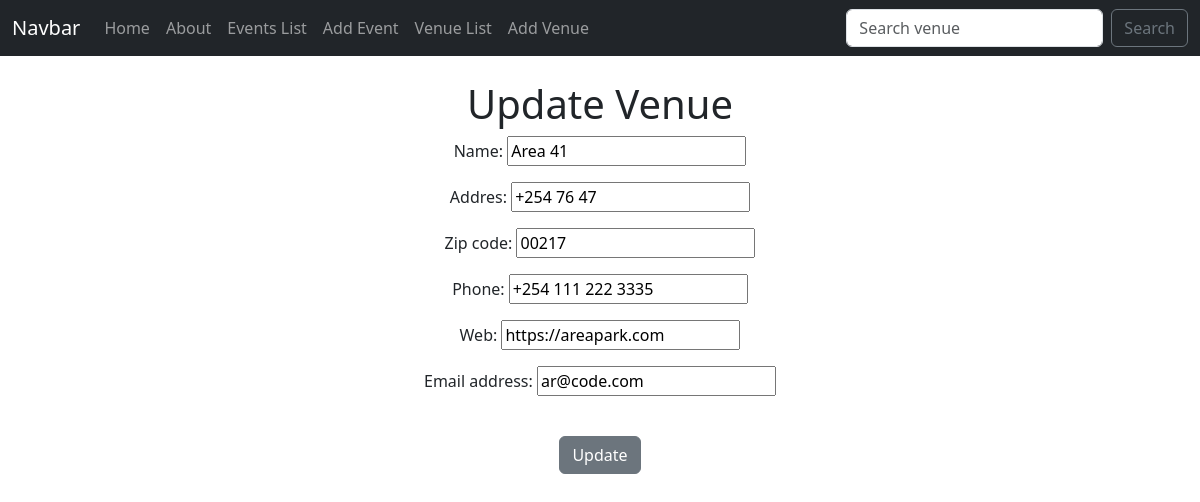
Screenshot of /update-venue/2/ with the database file from the repository.
### events/models.py (models this page shows, shortened)
class Venue(models.Model):
    name=models.CharField(max_length=200)
    addres = models.CharField(max_length=50)
    zip_code = models.CharField(max_length=50)
    phone = models.CharField(max_length=50,blank=True)
    web = models.URLField(blank=True)
    email_address = models.EmailField(blank=True)

### events/views.py (the view)
# urls.py: path('update-venue/<int:venue_id>/', views.update_venue, name='update-venue'),
def update_venue(request,venue_id):
    venue=Venue.objects.get(pk=venue_id)
    form=AddVenueForm(request.POST or None,instance=venue)
    if form.is_valid():
        form.save()
        return redirect('venues')
    return render(request,'events/update_venue.html',{'venue':venue,'form':form})

### events/forms.py
class AddVenueForm(ModelForm):
    class Meta:
        model=Venue
        fields = ('name','addres','zip_code','phone','web','email_address')

### events/templates/events/update_venue.html (shortened to what this page needs)
{% extends "events/layout.html" %}
{% block content %}
        <center>
            <h1>Update Venue </h1>
            <form action="" method='POST'>
                {{form.as_p}}
                <br>
                <input type="submit" value="Update" class="btn btn-secondary">
            </form>
        </center>
{% endblock %}

### events/templates/events/layout.html (style rules this page uses)
body { padding-top: 56px; }

### rows the page displays
Venue: name "Area 41", addres "+254 76 47", zip_code "00217", phone "+254 111 222 3335", web "https://areapark.com", email_address "ar@code.com"
